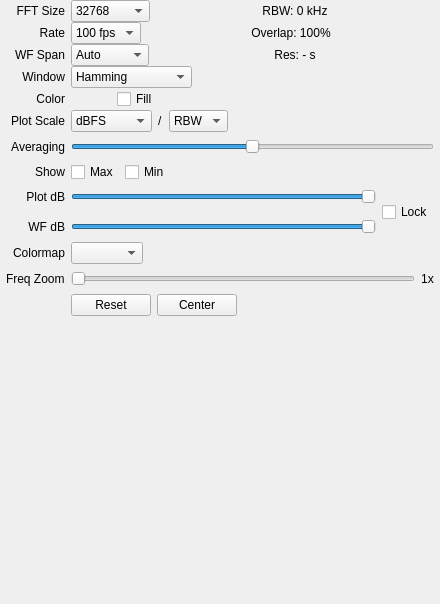
<?xml version="1.0" encoding="UTF-8"?>
<ui version="4.0">
 <class>DockFft</class>
 <widget class="QDockWidget" name="DockFft">
  <property name="geometry">
   <rect>
    <x>0</x>
    <y>0</y>
    <width>440</width>
    <height>604</height>
   </rect>
  </property>
  <property name="minimumSize">
   <size>
    <width>300</width>
    <height>200</height>
   </size>
  </property>
  <property name="styleSheet">
   <string notr="true">QSlider { height: 30; }</string>
  </property>
  <property name="windowTitle">
   <string>FFT Settings</string>
  </property>
  <widget class="QWidget" name="dockWidgetContents">
   <property name="sizePolicy">
    <sizepolicy hsizetype="Expanding" vsizetype="Expanding">
     <horstretch>0</horstretch>
     <verstretch>0</verstretch>
    </sizepolicy>
   </property>
   <property name="minimumSize">
    <size>
     <width>0</width>
     <height>0</height>
    </size>
   </property>
   <layout class="QVBoxLayout" name="verticalLayout_2">
    <property name="spacing">
     <number>0</number>
    </property>
    <property name="leftMargin">
     <number>0</number>
    </property>
    <property name="topMargin">
     <number>0</number>
    </property>
    <property name="rightMargin">
     <number>0</number>
    </property>
    <property name="bottomMargin">
     <number>0</number>
    </property>
    <item>
     <widget class="QScrollArea" name="scrollArea">
      <property name="sizePolicy">
       <sizepolicy hsizetype="Preferred" vsizetype="Preferred">
        <horstretch>0</horstretch>
        <verstretch>0</verstretch>
       </sizepolicy>
      </property>
      <property name="frameShape">
       <enum>QFrame::NoFrame</enum>
      </property>
      <property name="frameShadow">
       <enum>QFrame::Plain</enum>
      </property>
      <property name="lineWidth">
       <number>0</number>
      </property>
      <property name="verticalScrollBarPolicy">
       <enum>Qt::ScrollBarAsNeeded</enum>
      </property>
      <property name="horizontalScrollBarPolicy">
       <enum>Qt::ScrollBarAlwaysOff</enum>
      </property>
      <property name="sizeAdjustPolicy">
       <enum>QAbstractScrollArea::AdjustToContentsOnFirstShow</enum>
      </property>
      <property name="widgetResizable">
       <bool>true</bool>
      </property>
      <widget class="QWidget" name="scrollAreaWidgetContents">
       <property name="geometry">
        <rect>
         <x>0</x>
         <y>0</y>
         <width>440</width>
         <height>585</height>
        </rect>
       </property>
       <property name="sizePolicy">
        <sizepolicy hsizetype="Preferred" vsizetype="Preferred">
         <horstretch>0</horstretch>
         <verstretch>0</verstretch>
        </sizepolicy>
       </property>
       <layout class="QVBoxLayout" name="verticalLayout">
        <property name="spacing">
         <number>0</number>
        </property>
        <property name="leftMargin">
         <number>6</number>
        </property>
        <property name="topMargin">
         <number>0</number>
        </property>
        <property name="rightMargin">
         <number>6</number>
        </property>
        <property name="bottomMargin">
         <number>0</number>
        </property>
        <item>
         <layout class="QGridLayout" name="gridLayout" rowstretch="0,0,0,0,0,0,0,0,0,0,0,0,0,0,0,0,0,0,0,0,0,0">
          <property name="leftMargin">
           <number>0</number>
          </property>
          <property name="topMargin">
           <number>0</number>
          </property>
          <property name="rightMargin">
           <number>0</number>
          </property>
          <property name="bottomMargin">
           <number>0</number>
          </property>
          <property name="horizontalSpacing">
           <number>6</number>
          </property>
          <property name="verticalSpacing">
           <number>0</number>
          </property>
          <item row="8" column="1">
           <layout class="QHBoxLayout" name="horizontalLayout">
            <property name="spacing">
             <number>6</number>
            </property>
            <item>
             <widget class="QSlider" name="fftAvgSlider">
              <property name="sizePolicy">
               <sizepolicy hsizetype="MinimumExpanding" vsizetype="Fixed">
                <horstretch>0</horstretch>
                <verstretch>0</verstretch>
               </sizepolicy>
              </property>
              <property name="minimumSize">
               <size>
                <width>0</width>
                <height>0</height>
               </size>
              </property>
              <property name="focusPolicy">
               <enum>Qt::StrongFocus</enum>
              </property>
              <property name="toolTip">
               <string>Amount of smoothing for plot
(histogram is not affected)</string>
              </property>
              <property name="maximum">
               <number>100</number>
              </property>
              <property name="singleStep">
               <number>1</number>
              </property>
              <property name="pageStep">
               <number>2</number>
              </property>
              <property name="value">
               <number>50</number>
              </property>
              <property name="orientation">
               <enum>Qt::Horizontal</enum>
              </property>
              <property name="invertedAppearance">
               <bool>false</bool>
              </property>
              <property name="invertedControls">
               <bool>false</bool>
              </property>
             </widget>
            </item>
           </layout>
          </item>
          <item row="18" column="0">
           <widget class="QLabel" name="label_21">
            <property name="sizePolicy">
             <sizepolicy hsizetype="Preferred" vsizetype="Preferred">
              <horstretch>0</horstretch>
              <verstretch>0</verstretch>
             </sizepolicy>
            </property>
            <property name="text">
             <string>Freq Zoom</string>
            </property>
           </widget>
          </item>
          <item row="16" column="0">
           <widget class="QLabel" name="label_6">
            <property name="sizePolicy">
             <sizepolicy hsizetype="Preferred" vsizetype="Preferred">
              <horstretch>0</horstretch>
              <verstretch>0</verstretch>
             </sizepolicy>
            </property>
            <property name="text">
             <string>Colormap</string>
            </property>
            <property name="alignment">
             <set>Qt::AlignRight|Qt::AlignTrailing|Qt::AlignVCenter</set>
            </property>
           </widget>
          </item>
          <item row="18" column="1">
           <layout class="QHBoxLayout" name="horizontalLayout_16" stretch="1,0">
            <property name="spacing">
             <number>6</number>
            </property>
            <item>
             <widget class="QSlider" name="fftZoomSlider">
              <property name="sizePolicy">
               <sizepolicy hsizetype="MinimumExpanding" vsizetype="Fixed">
                <horstretch>0</horstretch>
                <verstretch>0</verstretch>
               </sizepolicy>
              </property>
              <property name="focusPolicy">
               <enum>Qt::StrongFocus</enum>
              </property>
              <property name="toolTip">
               <string>Zoom level for frequency axis</string>
              </property>
              <property name="minimum">
               <number>1</number>
              </property>
              <property name="maximum">
               <number>100</number>
              </property>
              <property name="orientation">
               <enum>Qt::Horizontal</enum>
              </property>
             </widget>
            </item>
            <item>
             <widget class="QLabel" name="zoomLevelLabel">
              <property name="sizePolicy">
               <sizepolicy hsizetype="Preferred" vsizetype="Preferred">
                <horstretch>0</horstretch>
                <verstretch>0</verstretch>
               </sizepolicy>
              </property>
              <property name="minimumSize">
               <size>
                <width>0</width>
                <height>0</height>
               </size>
              </property>
              <property name="text">
               <string>1x</string>
              </property>
              <property name="alignment">
               <set>Qt::AlignCenter</set>
              </property>
             </widget>
            </item>
           </layout>
          </item>
          <item row="12" column="1">
           <layout class="QHBoxLayout" name="horizontalLayout_13">
            <property name="spacing">
             <number>6</number>
            </property>
            <item>
             <spacer name="horizontalSpacer_10">
              <property name="orientation">
               <enum>Qt::Horizontal</enum>
              </property>
              <property name="sizeHint" stdset="0">
               <size>
                <width>0</width>
                <height>0</height>
               </size>
              </property>
             </spacer>
            </item>
           </layout>
          </item>
          <item row="8" column="0">
           <widget class="QLabel" name="label_7">
            <property name="sizePolicy">
             <sizepolicy hsizetype="Preferred" vsizetype="Preferred">
              <horstretch>0</horstretch>
              <verstretch>0</verstretch>
             </sizepolicy>
            </property>
            <property name="text">
             <string>Averaging</string>
            </property>
            <property name="alignment">
             <set>Qt::AlignRight|Qt::AlignTrailing|Qt::AlignVCenter</set>
            </property>
           </widget>
          </item>
          <item row="6" column="1">
           <layout class="QHBoxLayout" name="horizontalLayout_8" stretch="0,0,0,0">
            <property name="spacing">
             <number>6</number>
            </property>
            <item>
             <widget class="QComboBox" name="plotScaleBox">
              <property name="sizePolicy">
               <sizepolicy hsizetype="Minimum" vsizetype="Preferred">
                <horstretch>0</horstretch>
                <verstretch>0</verstretch>
               </sizepolicy>
              </property>
              <property name="focusPolicy">
               <enum>Qt::StrongFocus</enum>
              </property>
              <property name="toolTip">
               <string>Units numerator</string>
              </property>
              <item>
               <property name="text">
                <string>dBFS</string>
               </property>
              </item>
              <item>
               <property name="text">
                <string>dBV</string>
               </property>
              </item>
              <item>
               <property name="text">
                <string>dBm 50Ω</string>
               </property>
              </item>
             </widget>
            </item>
            <item>
             <widget class="QLabel" name="plotPerSlashLabel">
              <property name="sizePolicy">
               <sizepolicy hsizetype="Preferred" vsizetype="Preferred">
                <horstretch>0</horstretch>
                <verstretch>0</verstretch>
               </sizepolicy>
              </property>
              <property name="text">
               <string>/</string>
              </property>
             </widget>
            </item>
            <item>
             <widget class="QComboBox" name="plotPerBox">
              <property name="sizePolicy">
               <sizepolicy hsizetype="Minimum" vsizetype="Preferred">
                <horstretch>0</horstretch>
                <verstretch>0</verstretch>
               </sizepolicy>
              </property>
              <property name="focusPolicy">
               <enum>Qt::StrongFocus</enum>
              </property>
              <property name="toolTip">
               <string>Units denominator</string>
              </property>
              <item>
               <property name="text">
                <string>RBW</string>
               </property>
              </item>
              <item>
               <property name="text">
                <string>Hz</string>
               </property>
              </item>
             </widget>
            </item>
            <item>
             <spacer name="horizontalSpacer_6">
              <property name="orientation">
               <enum>Qt::Horizontal</enum>
              </property>
              <property name="sizeHint" stdset="0">
               <size>
                <width>0</width>
                <height>0</height>
               </size>
              </property>
             </spacer>
            </item>
           </layout>
          </item>
          <item row="1" column="0">
           <widget class="QLabel" name="label">
            <property name="sizePolicy">
             <sizepolicy hsizetype="Preferred" vsizetype="Preferred">
              <horstretch>0</horstretch>
              <verstretch>0</verstretch>
             </sizepolicy>
            </property>
            <property name="text">
             <string>FFT Size</string>
            </property>
            <property name="alignment">
             <set>Qt::AlignRight|Qt::AlignTrailing|Qt::AlignVCenter</set>
            </property>
           </widget>
          </item>
          <item row="14" column="1">
           <layout class="QHBoxLayout" name="horizontalLayout_15" stretch="1,0">
            <property name="spacing">
             <number>6</number>
            </property>
            <item>
             <layout class="QVBoxLayout" name="verticalLayout_3">
              <property name="spacing">
               <number>0</number>
              </property>
              <item>
               <widget class="ctkRangeSlider" name="plotRangeSlider">
                <property name="sizePolicy">
                 <sizepolicy hsizetype="MinimumExpanding" vsizetype="Fixed">
                  <horstretch>0</horstretch>
                  <verstretch>0</verstretch>
                 </sizepolicy>
                </property>
                <property name="focusPolicy">
                 <enum>Qt::StrongFocus</enum>
                </property>
                <property name="toolTip">
                 <string>Min and max dB for plot</string>
                </property>
                <property name="minimum">
                 <number>-160</number>
                </property>
                <property name="maximum">
                 <number>0</number>
                </property>
                <property name="pageStep">
                 <number>1</number>
                </property>
                <property name="orientation">
                 <enum>Qt::Horizontal</enum>
                </property>
               </widget>
              </item>
              <item>
               <widget class="ctkRangeSlider" name="wfRangeSlider">
                <property name="sizePolicy">
                 <sizepolicy hsizetype="MinimumExpanding" vsizetype="Fixed">
                  <horstretch>0</horstretch>
                  <verstretch>0</verstretch>
                 </sizepolicy>
                </property>
                <property name="focusPolicy">
                 <enum>Qt::StrongFocus</enum>
                </property>
                <property name="toolTip">
                 <string>Min and max dB for waterfall</string>
                </property>
                <property name="minimum">
                 <number>-160</number>
                </property>
                <property name="maximum">
                 <number>0</number>
                </property>
                <property name="pageStep">
                 <number>1</number>
                </property>
                <property name="orientation">
                 <enum>Qt::Horizontal</enum>
                </property>
               </widget>
              </item>
             </layout>
            </item>
            <item>
             <widget class="QCheckBox" name="lockCheckBox">
              <property name="focusPolicy">
               <enum>Qt::StrongFocus</enum>
              </property>
              <property name="toolTip">
               <string>Use same range for plot and waterfall</string>
              </property>
              <property name="autoFillBackground">
               <bool>false</bool>
              </property>
              <property name="text">
               <string>Lock</string>
              </property>
             </widget>
            </item>
           </layout>
          </item>
          <item row="5" column="0">
           <widget class="QLabel" name="label_5">
            <property name="sizePolicy">
             <sizepolicy hsizetype="Preferred" vsizetype="Preferred">
              <horstretch>0</horstretch>
              <verstretch>0</verstretch>
             </sizepolicy>
            </property>
            <property name="text">
             <string>Color</string>
            </property>
            <property name="alignment">
             <set>Qt::AlignRight|Qt::AlignTrailing|Qt::AlignVCenter</set>
            </property>
           </widget>
          </item>
          <item row="6" column="0">
           <widget class="QLabel" name="label_18">
            <property name="sizePolicy">
             <sizepolicy hsizetype="Preferred" vsizetype="Preferred">
              <horstretch>0</horstretch>
              <verstretch>0</verstretch>
             </sizepolicy>
            </property>
            <property name="text">
             <string>Plot Scale</string>
            </property>
            <property name="alignment">
             <set>Qt::AlignRight|Qt::AlignTrailing|Qt::AlignVCenter</set>
            </property>
           </widget>
          </item>
          <item row="2" column="1">
           <layout class="QHBoxLayout" name="horizontalLayout_4" stretch="0,1,0,1">
            <property name="spacing">
             <number>6</number>
            </property>
            <item>
             <widget class="QComboBox" name="fftRateComboBox">
              <property name="sizePolicy">
               <sizepolicy hsizetype="Minimum" vsizetype="Preferred">
                <horstretch>0</horstretch>
                <verstretch>0</verstretch>
               </sizepolicy>
              </property>
              <property name="minimumSize">
               <size>
                <width>0</width>
                <height>0</height>
               </size>
              </property>
              <property name="focusPolicy">
               <enum>Qt::StrongFocus</enum>
              </property>
              <property name="toolTip">
               <string>FFT refresh rate</string>
              </property>
              <property name="currentIndex">
               <number>0</number>
              </property>
              <item>
               <property name="text">
                <string>100 fps</string>
               </property>
              </item>
              <item>
               <property name="text">
                <string>75 fps</string>
               </property>
              </item>
              <item>
               <property name="text">
                <string>60 fps</string>
               </property>
              </item>
              <item>
               <property name="text">
                <string>50 fps</string>
               </property>
              </item>
              <item>
               <property name="text">
                <string>40 fps</string>
               </property>
              </item>
              <item>
               <property name="text">
                <string>30 fps</string>
               </property>
              </item>
              <item>
               <property name="text">
                <string>25 fps</string>
               </property>
              </item>
              <item>
               <property name="text">
                <string>20 fps</string>
               </property>
              </item>
              <item>
               <property name="text">
                <string>15 fps</string>
               </property>
              </item>
              <item>
               <property name="text">
                <string>10 fps</string>
               </property>
              </item>
              <item>
               <property name="text">
                <string>5 fps</string>
               </property>
              </item>
              <item>
               <property name="text">
                <string>4 fps</string>
               </property>
              </item>
              <item>
               <property name="text">
                <string>3 fps</string>
               </property>
              </item>
              <item>
               <property name="text">
                <string>2 fps</string>
               </property>
              </item>
              <item>
               <property name="text">
                <string>1 fps</string>
               </property>
              </item>
              <item>
               <property name="text">
                <string>0 fps</string>
               </property>
              </item>
             </widget>
            </item>
            <item>
             <spacer name="horizontalSpacer_2">
              <property name="orientation">
               <enum>Qt::Horizontal</enum>
              </property>
              <property name="sizeHint" stdset="0">
               <size>
                <width>0</width>
                <height>0</height>
               </size>
              </property>
             </spacer>
            </item>
            <item>
             <widget class="QLabel" name="fftOvrLabel">
              <property name="sizePolicy">
               <sizepolicy hsizetype="Preferred" vsizetype="Preferred">
                <horstretch>0</horstretch>
                <verstretch>0</verstretch>
               </sizepolicy>
              </property>
              <property name="focusPolicy">
               <enum>Qt::NoFocus</enum>
              </property>
              <property name="text">
               <string>Overlap: 100%</string>
              </property>
              <property name="alignment">
               <set>Qt::AlignCenter</set>
              </property>
              <property name="indent">
               <number>0</number>
              </property>
             </widget>
            </item>
            <item>
             <spacer name="horizontalSpacer_12">
              <property name="orientation">
               <enum>Qt::Horizontal</enum>
              </property>
              <property name="sizeHint" stdset="0">
               <size>
                <width>0</width>
                <height>0</height>
               </size>
              </property>
             </spacer>
            </item>
           </layout>
          </item>
          <item row="3" column="0">
           <widget class="QLabel" name="label_3">
            <property name="sizePolicy">
             <sizepolicy hsizetype="Preferred" vsizetype="Preferred">
              <horstretch>0</horstretch>
              <verstretch>0</verstretch>
             </sizepolicy>
            </property>
            <property name="text">
             <string>WF Span</string>
            </property>
            <property name="alignment">
             <set>Qt::AlignRight|Qt::AlignTrailing|Qt::AlignVCenter</set>
            </property>
           </widget>
          </item>
          <item row="4" column="1">
           <layout class="QHBoxLayout" name="horizontalLayout_6">
            <property name="spacing">
             <number>6</number>
            </property>
            <item>
             <widget class="QComboBox" name="fftWinComboBox">
              <property name="sizePolicy">
               <sizepolicy hsizetype="Minimum" vsizetype="Preferred">
                <horstretch>0</horstretch>
                <verstretch>0</verstretch>
               </sizepolicy>
              </property>
              <property name="focusPolicy">
               <enum>Qt::StrongFocus</enum>
              </property>
              <property name="toolTip">
               <string>FFT window</string>
              </property>
              <property name="sizeAdjustPolicy">
               <enum>QComboBox::AdjustToContentsOnFirstShow</enum>
              </property>
              <item>
               <property name="text">
                <string>Hamming</string>
               </property>
              </item>
              <item>
               <property name="text">
                <string>Hann</string>
               </property>
              </item>
              <item>
               <property name="text">
                <string>Blackman</string>
               </property>
              </item>
              <item>
               <property name="text">
                <string>Rectangular</string>
               </property>
              </item>
              <item>
               <property name="text">
                <string>Kaiser</string>
               </property>
              </item>
              <item>
               <property name="text">
                <string>Blackman-Harris</string>
               </property>
              </item>
              <item>
               <property name="text">
                <string>Bartlett</string>
               </property>
              </item>
              <item>
               <property name="text">
                <string>Flattop</string>
               </property>
              </item>
             </widget>
            </item>
            <item>
             <spacer name="horizontalSpacer_4">
              <property name="orientation">
               <enum>Qt::Horizontal</enum>
              </property>
              <property name="sizeHint" stdset="0">
               <size>
                <width>0</width>
                <height>0</height>
               </size>
              </property>
             </spacer>
            </item>
           </layout>
          </item>
          <item row="2" column="0">
           <widget class="QLabel" name="rateLabel">
            <property name="sizePolicy">
             <sizepolicy hsizetype="Preferred" vsizetype="Preferred">
              <horstretch>0</horstretch>
              <verstretch>0</verstretch>
             </sizepolicy>
            </property>
            <property name="text">
             <string>Rate</string>
            </property>
            <property name="alignment">
             <set>Qt::AlignRight|Qt::AlignTrailing|Qt::AlignVCenter</set>
            </property>
           </widget>
          </item>
          <item row="4" column="0">
           <widget class="QLabel" name="label_4">
            <property name="sizePolicy">
             <sizepolicy hsizetype="Preferred" vsizetype="Preferred">
              <horstretch>0</horstretch>
              <verstretch>0</verstretch>
             </sizepolicy>
            </property>
            <property name="text">
             <string>Window</string>
            </property>
            <property name="alignment">
             <set>Qt::AlignRight|Qt::AlignTrailing|Qt::AlignVCenter</set>
            </property>
           </widget>
          </item>
          <item row="14" column="0">
           <layout class="QVBoxLayout" name="verticalLayout_4">
            <property name="spacing">
             <number>0</number>
            </property>
            <item>
             <widget class="QLabel" name="label_10">
              <property name="sizePolicy">
               <sizepolicy hsizetype="Preferred" vsizetype="Preferred">
                <horstretch>0</horstretch>
                <verstretch>0</verstretch>
               </sizepolicy>
              </property>
              <property name="text">
               <string>Plot dB</string>
              </property>
              <property name="alignment">
               <set>Qt::AlignRight|Qt::AlignTrailing|Qt::AlignVCenter</set>
              </property>
             </widget>
            </item>
            <item>
             <widget class="QLabel" name="label_11">
              <property name="sizePolicy">
               <sizepolicy hsizetype="Preferred" vsizetype="Preferred">
                <horstretch>0</horstretch>
                <verstretch>0</verstretch>
               </sizepolicy>
              </property>
              <property name="text">
               <string>WF dB</string>
              </property>
              <property name="alignment">
               <set>Qt::AlignRight|Qt::AlignTrailing|Qt::AlignVCenter</set>
              </property>
             </widget>
            </item>
           </layout>
          </item>
          <item row="0" column="0">
           <layout class="QVBoxLayout" name="verticalLayout_5">
            <property name="spacing">
             <number>0</number>
            </property>
           </layout>
          </item>
          <item row="16" column="1">
           <layout class="QHBoxLayout" name="horizontalLayout_9" stretch="0,1">
            <property name="spacing">
             <number>6</number>
            </property>
            <item>
             <widget class="QComboBox" name="cmapComboBox">
              <property name="sizePolicy">
               <sizepolicy hsizetype="Minimum" vsizetype="Preferred">
                <horstretch>0</horstretch>
                <verstretch>0</verstretch>
               </sizepolicy>
              </property>
              <property name="focusPolicy">
               <enum>Qt::StrongFocus</enum>
              </property>
              <property name="toolTip">
               <string>Waterfall color map</string>
              </property>
              <property name="currentText">
               <string/>
              </property>
             </widget>
            </item>
            <item>
             <spacer name="horizontalSpacer_7">
              <property name="orientation">
               <enum>Qt::Horizontal</enum>
              </property>
              <property name="sizeHint" stdset="0">
               <size>
                <width>0</width>
                <height>0</height>
               </size>
              </property>
             </spacer>
            </item>
           </layout>
          </item>
          <item row="1" column="1">
           <layout class="QHBoxLayout" name="horizontalLayout_2" stretch="0,1,0,1">
            <property name="spacing">
             <number>6</number>
            </property>
            <item>
             <widget class="QComboBox" name="fftSizeComboBox">
              <property name="enabled">
               <bool>true</bool>
              </property>
              <property name="sizePolicy">
               <sizepolicy hsizetype="Minimum" vsizetype="Preferred">
                <horstretch>0</horstretch>
                <verstretch>0</verstretch>
               </sizepolicy>
              </property>
              <property name="minimumSize">
               <size>
                <width>0</width>
                <height>0</height>
               </size>
              </property>
              <property name="focusPolicy">
               <enum>Qt::StrongFocus</enum>
              </property>
              <property name="toolTip">
               <string>FFT size used for plot and histogram</string>
              </property>
              <property name="editable">
               <bool>false</bool>
              </property>
              <property name="currentIndex">
               <number>7</number>
              </property>
              <property name="maxVisibleItems">
               <number>15</number>
              </property>
              <property name="insertPolicy">
               <enum>QComboBox::InsertAlphabetically</enum>
              </property>
              <item>
               <property name="text">
                <string>4194304</string>
               </property>
              </item>
              <item>
               <property name="text">
                <string>2097152</string>
               </property>
              </item>
              <item>
               <property name="text">
                <string>1048576</string>
               </property>
              </item>
              <item>
               <property name="text">
                <string>524288</string>
               </property>
              </item>
              <item>
               <property name="text">
                <string>262144</string>
               </property>
              </item>
              <item>
               <property name="text">
                <string>131072</string>
               </property>
              </item>
              <item>
               <property name="text">
                <string>65536</string>
               </property>
              </item>
              <item>
               <property name="text">
                <string>32768</string>
               </property>
              </item>
              <item>
               <property name="text">
                <string>16384</string>
               </property>
              </item>
              <item>
               <property name="text">
                <string>8192</string>
               </property>
              </item>
              <item>
               <property name="text">
                <string>4096</string>
               </property>
              </item>
              <item>
               <property name="text">
                <string>3840</string>
               </property>
              </item>
              <item>
               <property name="text">
                <string>2048</string>
               </property>
              </item>
              <item>
               <property name="text">
                <string>1024</string>
               </property>
              </item>
              <item>
               <property name="text">
                <string>768</string>
               </property>
              </item>
              <item>
               <property name="text">
                <string>512</string>
               </property>
              </item>
             </widget>
            </item>
            <item>
             <spacer name="horizontalSpacer">
              <property name="orientation">
               <enum>Qt::Horizontal</enum>
              </property>
              <property name="sizeHint" stdset="0">
               <size>
                <width>0</width>
                <height>0</height>
               </size>
              </property>
             </spacer>
            </item>
            <item>
             <widget class="QLabel" name="fftRbwLabel">
              <property name="sizePolicy">
               <sizepolicy hsizetype="Preferred" vsizetype="Preferred">
                <horstretch>0</horstretch>
                <verstretch>0</verstretch>
               </sizepolicy>
              </property>
              <property name="focusPolicy">
               <enum>Qt::NoFocus</enum>
              </property>
              <property name="toolTip">
               <string>Resolution bandwidth</string>
              </property>
              <property name="text">
               <string>RBW: 0 kHz</string>
              </property>
              <property name="alignment">
               <set>Qt::AlignCenter</set>
              </property>
              <property name="indent">
               <number>0</number>
              </property>
             </widget>
            </item>
            <item>
             <spacer name="horizontalSpacer_11">
              <property name="orientation">
               <enum>Qt::Horizontal</enum>
              </property>
              <property name="sizeHint" stdset="0">
               <size>
                <width>0</width>
                <height>0</height>
               </size>
              </property>
             </spacer>
            </item>
           </layout>
          </item>
          <item row="3" column="1">
           <layout class="QHBoxLayout" name="horizontalLayout_5" stretch="0,1,0,1">
            <property name="spacing">
             <number>6</number>
            </property>
            <item>
             <widget class="QComboBox" name="wfSpanComboBox">
              <property name="sizePolicy">
               <sizepolicy hsizetype="Minimum" vsizetype="Preferred">
                <horstretch>0</horstretch>
                <verstretch>0</verstretch>
               </sizepolicy>
              </property>
              <property name="focusPolicy">
               <enum>Qt::StrongFocus</enum>
              </property>
              <property name="toolTip">
               <string>Vertical time span for waterfall</string>
              </property>
              <item>
               <property name="text">
                <string>Auto</string>
               </property>
              </item>
              <item>
               <property name="text">
                <string>1 min</string>
               </property>
              </item>
              <item>
               <property name="text">
                <string>2 min</string>
               </property>
              </item>
              <item>
               <property name="text">
                <string>5 min</string>
               </property>
              </item>
              <item>
               <property name="text">
                <string>10 min</string>
               </property>
              </item>
              <item>
               <property name="text">
                <string>15 min</string>
               </property>
              </item>
              <item>
               <property name="text">
                <string>20 min</string>
               </property>
              </item>
              <item>
               <property name="text">
                <string>30 min</string>
               </property>
              </item>
              <item>
               <property name="text">
                <string>1 hour</string>
               </property>
              </item>
              <item>
               <property name="text">
                <string>2 hours</string>
               </property>
              </item>
              <item>
               <property name="text">
                <string>5 hours</string>
               </property>
              </item>
              <item>
               <property name="text">
                <string>10 hours</string>
               </property>
              </item>
              <item>
               <property name="text">
                <string>16 hours</string>
               </property>
              </item>
              <item>
               <property name="text">
                <string>24 hours</string>
               </property>
              </item>
              <item>
               <property name="text">
                <string>48 hours</string>
               </property>
              </item>
             </widget>
            </item>
            <item>
             <spacer name="horizontalSpacer_3">
              <property name="orientation">
               <enum>Qt::Horizontal</enum>
              </property>
              <property name="sizeHint" stdset="0">
               <size>
                <width>0</width>
                <height>0</height>
               </size>
              </property>
             </spacer>
            </item>
            <item>
             <widget class="QLabel" name="wfResLabel">
              <property name="sizePolicy">
               <sizepolicy hsizetype="Preferred" vsizetype="Preferred">
                <horstretch>0</horstretch>
                <verstretch>0</verstretch>
               </sizepolicy>
              </property>
              <property name="toolTip">
               <string>Waterfall time resolution.</string>
              </property>
              <property name="statusTip">
               <string/>
              </property>
              <property name="text">
               <string>Res: - s</string>
              </property>
              <property name="alignment">
               <set>Qt::AlignCenter</set>
              </property>
              <property name="indent">
               <number>0</number>
              </property>
             </widget>
            </item>
            <item>
             <spacer name="horizontalSpacer_13">
              <property name="orientation">
               <enum>Qt::Horizontal</enum>
              </property>
              <property name="sizeHint" stdset="0">
               <size>
                <width>0</width>
                <height>0</height>
               </size>
              </property>
             </spacer>
            </item>
           </layout>
          </item>
          <item row="11" column="0">
           <widget class="QLabel" name="label_19">
            <property name="sizePolicy">
             <sizepolicy hsizetype="Preferred" vsizetype="Preferred">
              <horstretch>0</horstretch>
              <verstretch>0</verstretch>
             </sizepolicy>
            </property>
            <property name="text">
             <string>Show</string>
            </property>
            <property name="alignment">
             <set>Qt::AlignRight|Qt::AlignTrailing|Qt::AlignVCenter</set>
            </property>
           </widget>
          </item>
          <item row="5" column="1">
           <layout class="QHBoxLayout" name="horizontalLayout_7">
            <property name="spacing">
             <number>6</number>
            </property>
            <item>
             <widget class="QtColorPicker" name="colorPicker">
              <property name="focusPolicy">
               <enum>Qt::StrongFocus</enum>
              </property>
              <property name="toolTip">
               <string>Main color for plot</string>
              </property>
              <property name="text">
               <string/>
              </property>
              <property name="flat">
               <bool>true</bool>
              </property>
             </widget>
            </item>
            <item>
             <widget class="QCheckBox" name="fillCheckBox">
              <property name="focusPolicy">
               <enum>Qt::StrongFocus</enum>
              </property>
              <property name="toolTip">
               <string>Fill below plot line</string>
              </property>
              <property name="text">
               <string>Fill</string>
              </property>
             </widget>
            </item>
            <item>
             <spacer name="horizontalSpacer_5">
              <property name="orientation">
               <enum>Qt::Horizontal</enum>
              </property>
              <property name="sizeHint" stdset="0">
               <size>
                <width>0</width>
                <height>0</height>
               </size>
              </property>
             </spacer>
            </item>
           </layout>
          </item>
          <item row="19" column="1">
           <layout class="QHBoxLayout" name="horizontalLayout_11">
            <property name="spacing">
             <number>6</number>
            </property>
            <item>
             <widget class="QPushButton" name="resetButton">
              <property name="sizePolicy">
               <sizepolicy hsizetype="Minimum" vsizetype="Fixed">
                <horstretch>0</horstretch>
                <verstretch>0</verstretch>
               </sizepolicy>
              </property>
              <property name="minimumSize">
               <size>
                <width>40</width>
                <height>0</height>
               </size>
              </property>
              <property name="focusPolicy">
               <enum>Qt::StrongFocus</enum>
              </property>
              <property name="toolTip">
               <string>Center plot and reset zoom</string>
              </property>
              <property name="text">
               <string>Reset</string>
              </property>
             </widget>
            </item>
            <item>
             <widget class="QPushButton" name="centerButton">
              <property name="sizePolicy">
               <sizepolicy hsizetype="Minimum" vsizetype="Fixed">
                <horstretch>0</horstretch>
                <verstretch>0</verstretch>
               </sizepolicy>
              </property>
              <property name="minimumSize">
               <size>
                <width>40</width>
                <height>0</height>
               </size>
              </property>
              <property name="focusPolicy">
               <enum>Qt::StrongFocus</enum>
              </property>
              <property name="toolTip">
               <string>Center plot on tuner frequency</string>
              </property>
              <property name="text">
               <string>Center</string>
              </property>
             </widget>
            </item>
            <item>
             <spacer name="horizontalSpacer_9">
              <property name="orientation">
               <enum>Qt::Horizontal</enum>
              </property>
              <property name="sizeHint" stdset="0">
               <size>
                <width>0</width>
                <height>0</height>
               </size>
              </property>
             </spacer>
            </item>
           </layout>
          </item>
          <item row="11" column="1">
           <layout class="QHBoxLayout" name="horizontalLayout_12" stretch="0,0,0">
            <property name="spacing">
             <number>6</number>
            </property>
            <item>
             <widget class="QCheckBox" name="maxHoldCheckBox">
              <property name="sizePolicy">
               <sizepolicy hsizetype="Minimum" vsizetype="Fixed">
                <horstretch>0</horstretch>
                <verstretch>0</verstretch>
               </sizepolicy>
              </property>
              <property name="focusPolicy">
               <enum>Qt::StrongFocus</enum>
              </property>
              <property name="toolTip">
               <string>Display max hold line</string>
              </property>
              <property name="text">
               <string>Max</string>
              </property>
             </widget>
            </item>
            <item>
             <widget class="QCheckBox" name="minHoldCheckBox">
              <property name="sizePolicy">
               <sizepolicy hsizetype="Minimum" vsizetype="Fixed">
                <horstretch>0</horstretch>
                <verstretch>0</verstretch>
               </sizepolicy>
              </property>
              <property name="focusPolicy">
               <enum>Qt::StrongFocus</enum>
              </property>
              <property name="toolTip">
               <string>Display min hold line</string>
              </property>
              <property name="text">
               <string>Min</string>
              </property>
             </widget>
            </item>
            <item>
             <spacer name="horizontalSpacer_8">
              <property name="orientation">
               <enum>Qt::Horizontal</enum>
              </property>
              <property name="sizeHint" stdset="0">
               <size>
                <width>0</width>
                <height>0</height>
               </size>
              </property>
             </spacer>
            </item>
           </layout>
          </item>
          <item row="21" column="1">
           <spacer name="verticalSpacer">
            <property name="orientation">
             <enum>Qt::Vertical</enum>
            </property>
            <property name="sizeHint" stdset="0">
             <size>
              <width>0</width>
              <height>0</height>
             </size>
            </property>
           </spacer>
          </item>
         </layout>
        </item>
       </layout>
      </widget>
     </widget>
    </item>
   </layout>
  </widget>
 </widget>
 <customwidgets>
  <customwidget>
   <class>ctkRangeSlider</class>
   <extends>QSlider</extends>
   <header>qtclient/ctk/ctkRangeSlider.h</header>
  </customwidget>
  <customwidget>
   <class>QtColorPicker</class>
   <extends>QPushButton</extends>
   <header>qtclient/qtcolorpicker.h</header>
  </customwidget>
 </customwidgets>
 <tabstops>
  <tabstop>fftSizeComboBox</tabstop>
  <tabstop>fftRateComboBox</tabstop>
  <tabstop>wfSpanComboBox</tabstop>
  <tabstop>fftWinComboBox</tabstop>
  <tabstop>colorPicker</tabstop>
  <tabstop>fillCheckBox</tabstop>
  <tabstop>plotScaleBox</tabstop>
  <tabstop>plotPerBox</tabstop>
  <tabstop>fftAvgSlider</tabstop>
  <tabstop>maxHoldCheckBox</tabstop>
  <tabstop>minHoldCheckBox</tabstop>
  <tabstop>plotRangeSlider</tabstop>
  <tabstop>wfRangeSlider</tabstop>
  <tabstop>lockCheckBox</tabstop>
  <tabstop>cmapComboBox</tabstop>
  <tabstop>fftZoomSlider</tabstop>
  <tabstop>resetButton</tabstop>
  <tabstop>centerButton</tabstop>
  <tabstop>scrollArea</tabstop>
  <tabstop>fftRbwLabel</tabstop>
  <tabstop>fftOvrLabel</tabstop>
 </tabstops>
 <resources/>
 <connections/>
</ui>
